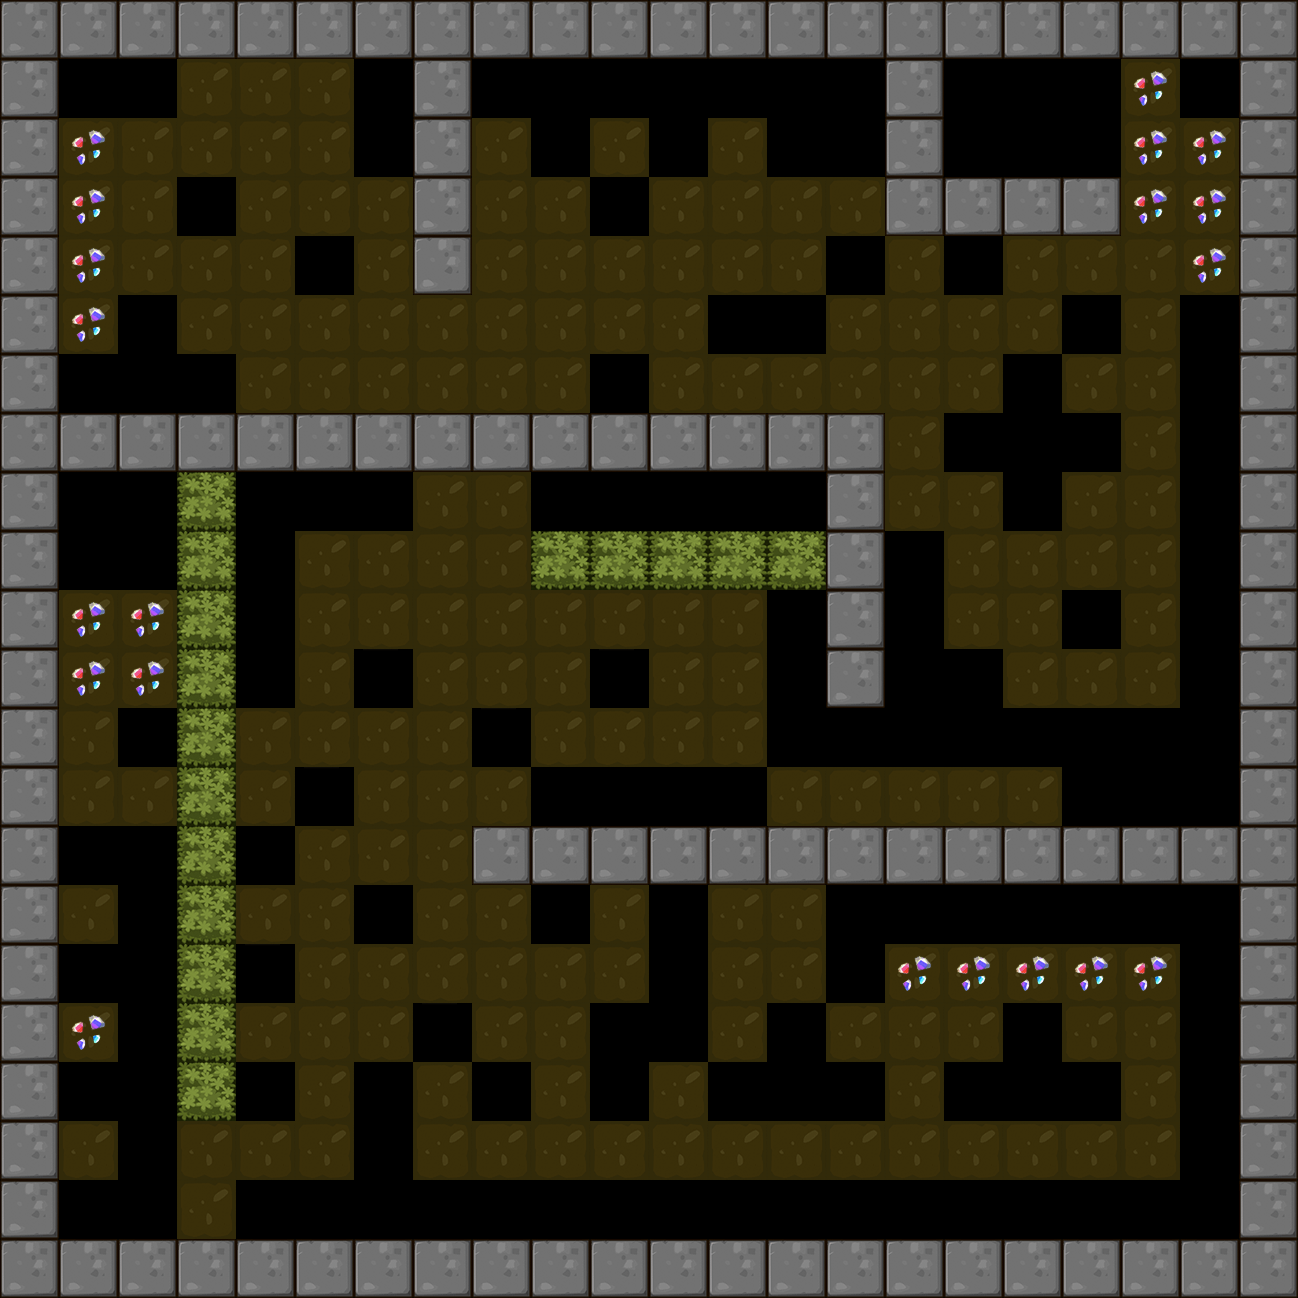

This game map was drawn from its Tiled (.tmx) file and the tilesets committed beside it. A one-line description and the trimmed map source follow:
An orthogonal 22x22 tile map with 59x59 px tiles, 1 tile layer (BackGround) and 5 objects (3x Shipper, Player, Hammer).

<map version="1.0" orientation="orthogonal" renderorder="right-down" width="22" height="22" tilewidth="59" tileheight="59">
 <tileset firstgid="1" name="itemmap" tilewidth="59" tileheight="59">
  <image source="tileset2.png" trans="ff00ff" width="354" height="354" />
 </tileset>
 <layer name="BackGround" width="22" height="22">
  <data>[484 cells, 441 non-empty, 11 distinct tile ids]</data>
 </layer>
 <objectgroup name="RobotCharacter">
  <object name="Player" x="177" y="191.75" width="40" height="40" />
 </objectgroup>
 <objectgroup name="EnemyCharacter">
  <object name="Hammer" type="Hammer" x="1180" y="309.75" width="40" height="40" />
  <object name="Shipper" type="Shipper" x="125.106" y="1088.71" width="40" height="40" />
  <object name="Shipper" type="Shipper" x="1189.35" y="900.168" width="40" height="40" />
  <object name="Shipper" type="Shipper" x="888.91" y="1183.66" width="40" height="40" />
 </objectgroup>
</map>
